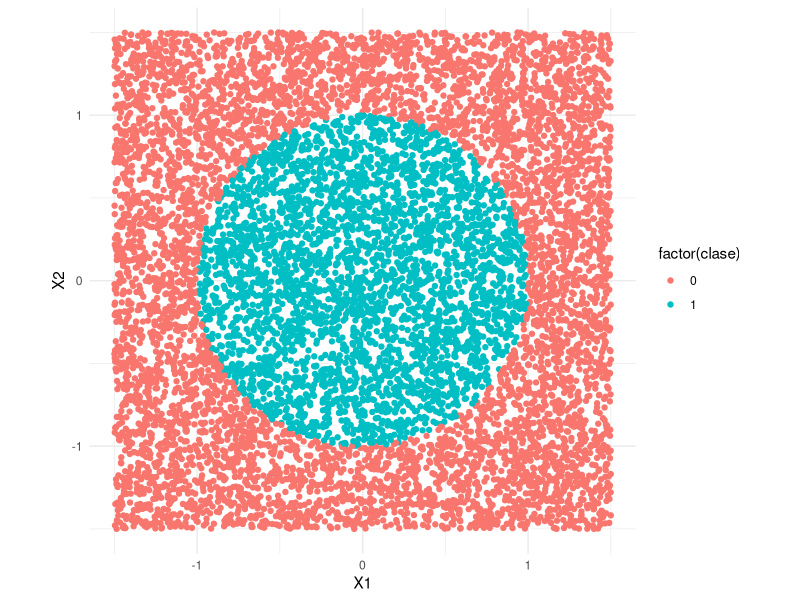

The R source for this figure: (Note: this script raises an error after producing the figure.)
library(tidyr)
library(dplyr)
library(ggplot2)
theme_set(theme_minimal())

obs <- replicate(2, runif(10000, -1.5,1.5)) %>% 
  data.frame() %>% 
  mutate(
    clase = ifelse( sqrt(X1^2 + X2^2) <=1, 1, 0 )
  )
obs %>% head

ggplot(obs, aes(x = X1, y = X2, color = factor(clase))) + 
  geom_point()  + 
  coord_equal()

write.table(obs, "../datos_clase/circulo.csv", row.names = F, sep = ",")





obs <- replicate(2, runif(10000, -10,10)) %>% 
  data.frame() %>% 
  mutate(
    circ = ifelse( sqrt( (X1 - (-6))^2 + (X2 - (1))^2) <= 3, 1, 
                   ifelse( sqrt( (X1 - (1))^2 + (X2 - (-5))^2) <= 1.7, 1, 
                           ifelse( sqrt( (X1 - (5))^2 + (X2 - (5))^2) <= 4.5, 1, 0)
                   ))
  ) 
ggplot(obs, 
       aes(x = X1, y = X2, color = factor( circ) )) + 
  geom_point()  + 
  coord_equal()

write.table(obs, "../datos_clase/circulos2.csv", row.names = F, sep = ",")